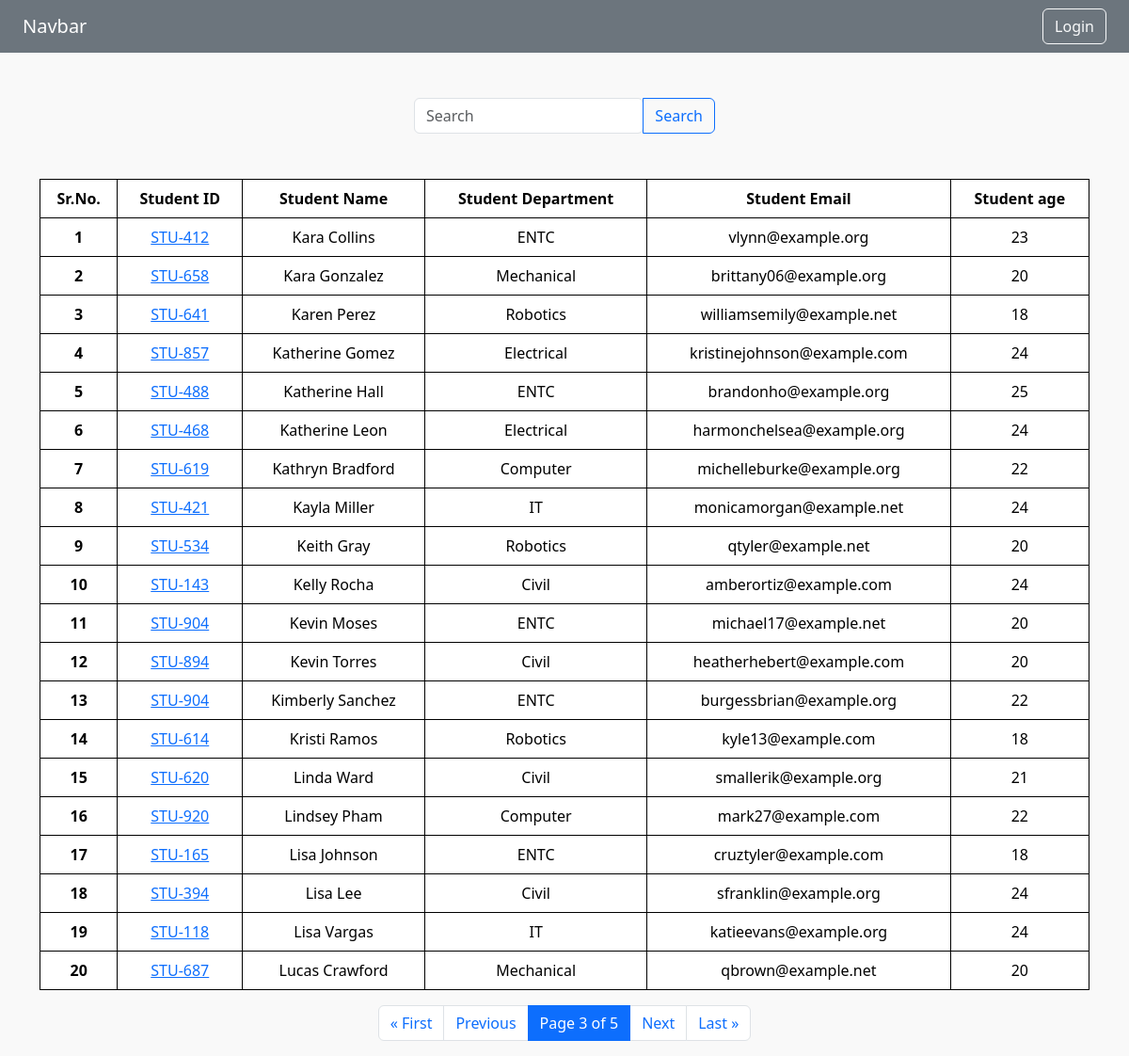
Page /student/?page=3 on the committed database.
### Report/models.py (models this page shows, shortened)
class Student(models.Model):
    department=models.ForeignKey(Department,related_name="depart" ,on_delete=models.CASCADE)
    student_id=models.OneToOneField(StudentID,related_name="depart" ,on_delete=models.CASCADE)
    student_name=models.CharField(max_length=100)
    student_email=models.EmailField(unique=True)
    student_age=models.IntegerField(default=18)
    student_address=models.TextField()
    class Meta:
        ordering=['student_name']
        verbose_name='student'

class StudentID(models.Model):
    student_id=models.CharField(max_length=100)
    def __str__(self):
        return self.student_id

class Department(models.Model):
    department=models.CharField(max_length=100)
    class Meta:
        ordering= ['department']

### Report/views.py (the view, shortened to what this page needs)
# urls.py: path('student/',get_student,name='student'),
def get_student(request):
    queryset=Student.objects.all()
    paginator = Paginator(queryset, 20)  # Show 25 contacts per page.
    page_number = request.GET.get("page")
    queryset = paginator.get_page(page_number)
    return render(request,"students.html",{'queryset':queryset})

### Report/templates/students.html (shortened to what this page needs)
{% extends "base.html" %}
{% load static %}
{% block body %}
<form>
    <div class="d-flex flex-column justify-content-center align-items-center my-5">
      <div style="width:20rem;">
        <div class="input-group">
          <input type="search" id="exampleInputSearch" name="Search" class="form-control rounded" placeholder="Search" aria-label="Search" aria-describedby="search-addon" />
          <button type="submit" class="btn btn-outline-primary" data-mdb-ripple-init>Search</button>
        </div>
      </div>
    </div>
    </form>
<div class="container mt-5 ">
<table class="table">
    <thead>
      <tr>
        <th scope="col">Sr.No. </th>
        <th scope="col">Student ID </th>
        <th scope="col">Student Name</th>
        <th scope="col">Student Department</th>
        <th scope="col">Student Email</th>
        <th scope="col">Student age</th>
      </tr>
    </thead>
    <tbody>
        {% for student in queryset  %}
      <tr>
        <th scope="row">{{forloop.counter}}</th>
        <td>
            <a href="{% url 'see_marks' student.student_id %}">{{student.student_id}}</a>
            </td>
        <td>{{student.student_name}}</td>
        <td>{{student.department.department}}</td>
        <td>{{student.student_email}}</td>
        <td>{{student.student_age}}</td>
      </tr>
      {% endfor %}
    </tbody>
  </table>
</div>
<nav aria-label="Pagination">
    <ul class="pagination justify-content-center">
        {% if queryset.has_previous %}
            <li class="page-item">
                <a class="page-link" href="?page=1" aria-label="First">
                    &laquo; First
                </a>
            </li>
            <li class="page-item">
                <a class="page-link" href="?page={{ queryset.previous_page_number }}">
                    Previous
                </a>
            </li>
        {% else %}
            <li class="page-item disabled">
                <a class="page-link">Previous</a>
            </li>
        {% endif %}
        <li class="page-item active">
            <a class="page-link">
                Page {{ queryset.number }} of {{ queryset.paginator.num_pages }}
            </a>
        </li>
        {% if queryset.has_next %}
            <li class="page-item">
                <a class="page-link" href="?page={{ queryset.next_page_number }}">
                    Next
                </a>
            </li>
            <li class="page-item">
                <a class="page-link" href="?page={{ queryset.paginator.num_pages }}" aria-label="Last">
                    Last &raquo;
                </a>
            </li>
        {% else %}
            <li class="page-item disabled">
                <a class="page-link">Next</a>
            </li>
        {% endif %}
    </ul>
</nav>
{% endblock body %}

### Report/templates/students.html (style rules this page uses)
body { background-color: #f9f9f9; }
table, th, td { border: 1px solid; text-align: center; }

### rows in the picture
Student: student_id "STU-412", student_name "Kara Collins", department.department "ENTC", student_email "vlynn@example.org", student_age "23"
Student: student_id "STU-658", student_name "Kara Gonzalez", department.department "Mechanical", student_email "brittany06@example.org", student_age "20"
Student: student_id "STU-641", student_name "Karen Perez", department.department "Robotics", student_email "williamsemily@example.net", student_age "18"
Student: student_id "STU-857", student_name "Katherine Gomez", department.department "Electrical", student_email "kristinejohnson@example.com", student_age "24"
Student: student_id "STU-488", student_name "Katherine Hall", department.department "ENTC", student_email "brandonho@example.org", student_age "25"
Student: student_id "STU-468", student_name "Katherine Leon", department.department "Electrical", student_email "harmonchelsea@example.org", student_age "24"
Student: student_id "STU-619", student_name "Kathryn Bradford", department.department "Computer", student_email "michelleburke@example.org", student_age "22"
Student: student_id "STU-421", student_name "Kayla Miller", department.department "IT", student_email "monicamorgan@example.net", student_age "24"
Student: student_id "STU-534", student_name "Keith Gray", department.department "Robotics", student_email "qtyler@example.net", student_age "20"
Student: student_id "STU-143", student_name "Kelly Rocha", department.department "Civil", student_email "amberortiz@example.com", student_age "24"
Student: student_id "STU-904", student_name "Kevin Moses", department.department "ENTC", student_email "michael17@example.net", student_age "20"
Student: student_id "STU-894", student_name "Kevin Torres", department.department "Civil", student_email "heatherhebert@example.com", student_age "20"
Student: student_id "STU-904", student_name "Kimberly Sanchez", department.department "ENTC", student_email "burgessbrian@example.org", student_age "22"
Student: student_id "STU-614", student_name "Kristi Ramos", department.department "Robotics", student_email "kyle13@example.com", student_age "18"
Student: student_id "STU-620", student_name "Linda Ward", department.department "Civil", student_email "smallerik@example.org", student_age "21"
Student: student_id "STU-920", student_name "Lindsey Pham", department.department "Computer", student_email "mark27@example.com", student_age "22"
Student: student_id "STU-165", student_name "Lisa Johnson", department.department "ENTC", student_email "cruztyler@example.com", student_age "18"
Student: student_id "STU-394", student_name "Lisa Lee", department.department "Civil", student_email "sfranklin@example.org", student_age "24"
Student: student_id "STU-118", student_name "Lisa Vargas", department.department "IT", student_email "katieevans@example.org", student_age "24"
Student: student_id "STU-687", student_name "Lucas Crawford", department.department "Mechanical", student_email "qbrown@example.net", student_age "20"

### other values in the picture
{{ queryset.number }} "3"
{{ queryset.paginator.num_pages }} "5"
